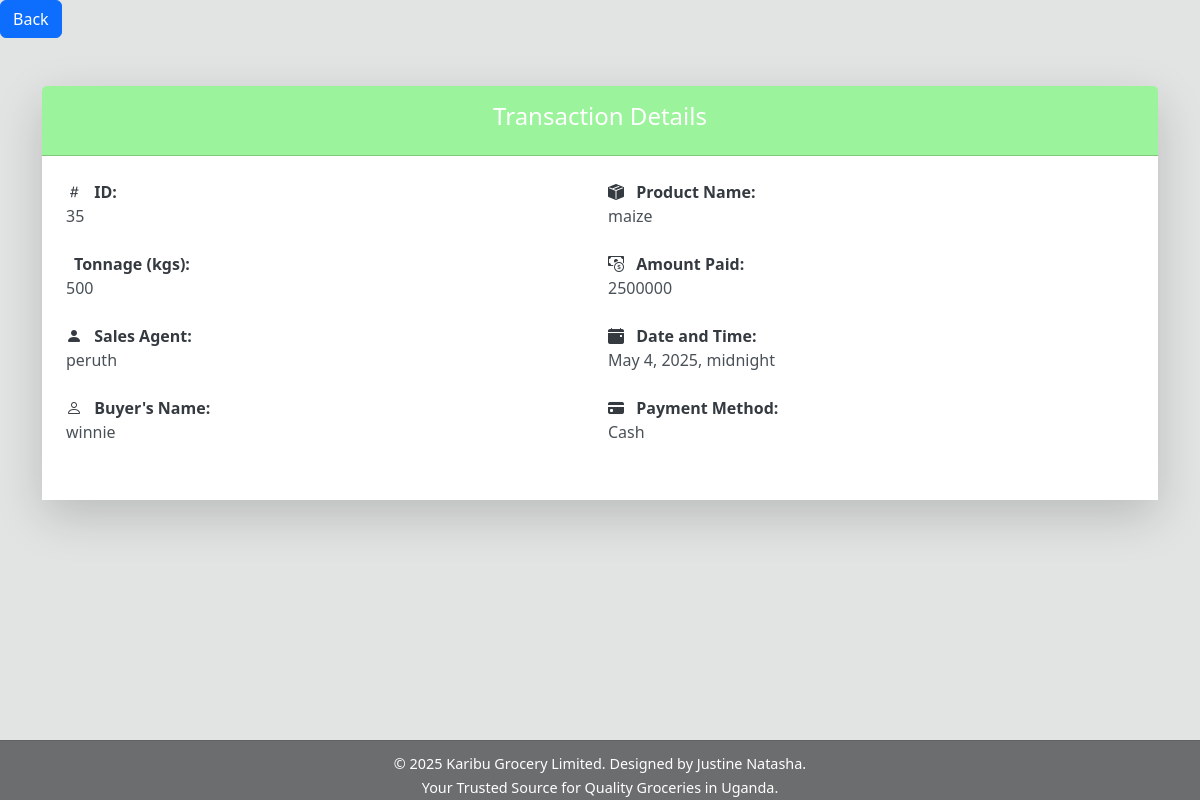
/view/35/ (signed in), run on the app's committed database.
### home/models.py (models this page shows, shortened)
class Sale(models.Model):
    product_name = models.ForeignKey(Stock, on_delete=models.CASCADE, blank=True, null=True)
    tonnage = models.IntegerField(blank=True, null=True, default=0)
    amount_paid = models.IntegerField(default=0, blank=True, null=True)
    buyers_name = models.CharField(max_length=35, blank=False, null=False, default="")
    date_and_time = models.DateTimeField(auto_now_add=True)  # Changed from DateField to DateTimeField
    salesagent_name = models.CharField(blank=True, null=True, max_length=255, default="")
    method_of_payment = models.CharField(
        choices=[("Cash", "Cash"), ("Credit", "Credit")], blank=True, null=True, max_length=255, default="Cash"
    )
    unit_price = models.IntegerField(default=0, blank=True, null=True)
    amount_received = models.FloatField(default=0, blank=True, null=True)

class Stock(models.Model):
    category_name = models.ForeignKey(Category, on_delete=models.CASCADE, blank=True, null=True)
    item_name = models.CharField(max_length=25, default="", blank=True, null=True)
    date = models.DateField(auto_now_add=True)
    time_of_produce = models.DateField(auto_now_add=True)
    tonnage = models.IntegerField(blank=True, null=True, default=0)
    total_quantity = models.IntegerField(blank=True, null=True, default=0)
    cost = models.IntegerField(blank=True, null=True, default=0)
    name_of_dealer = models.CharField(blank=True, null=True, max_length=255)
    branch_name = models.CharField(max_length=255, blank=True, null=True)
    contact = models.CharField(max_length=25)
    unit_price = models.IntegerField(default=0)
    unit_cost = models.IntegerField(default=0)
    current_stock = models.IntegerField()
    received_quantity = models.IntegerField(default=0, blank=True, null=True)
    def __str__(self):
        return self.item_name

### home/views.py (the view)
# urls.py: path('view/<int:pk>/', views.viewsales, name='view'),
@login_required
def viewsales(request, pk):
    sale = get_object_or_404(Sale, pk=pk)
    if request.user.is_manager or request.user.is_salesagent:
        if sale.product_name.branch_name != request.user.assigned_branch.branch_name:
            messages.error(request, 'You can only view sales from your assigned branch')
            return redirect('allsales')
    return render(request, 'home/viewsales.html', {'details': sale})

### home/templates/home/viewsales.html (shortened to what this page needs)
{% load static %}
<!DOCTYPE html>
<html lang="en">
<head>
    <link href="https://cdn.jsdelivr.net/npm/bootstrap@5.3.0/dist/css/bootstrap.min.css" rel="stylesheet">
    <link rel="stylesheet" href="https://cdn.jsdelivr.net/npm/bootstrap-icons@1.10.0/font/bootstrap-icons.css">
</head>
<body>
    {% block content %}
    <a href="/allsales/" class="btn btn-primary mb-3">Back</a>
    <div class="container mt-4">
        <div class="card shadow-lg border-0">
            <div style="background-color: #9bf39b;" class="card-header text-white text-center py-3">
                <h1>Transaction Details</h1>
            </div>
            <div class="card-body bg-white p-4">
                <div class="row g-3">
                    <div class="col-md-6">
                        <strong><i class="bi bi-hash me-2"></i> ID:</strong>
                        <p>{{ details.id }}</p>
                    </div>
                    <div class="col-md-6">
                        <strong><i class="bi bi-box-seam-fill me-2"></i> Product Name:</strong>
                        <p>{{ details.product_name }}</p>
                    </div>
                    <div class="col-md-6">
                        <strong> Tonnage (kgs):</strong>
                        <p>{{ details.tonnage }}</p>
                    </div>
                    <div class="col-md-6">
                        <strong><i class="bi bi-cash-coin me-2"></i> Amount Paid:</strong>
                        <p>{{ details.amount_paid }}</p>
                    </div>
                    <div class="col-md-6">
                        <strong><i class="bi bi-person-fill me-2"></i> Sales Agent:</strong>
                        <p>{{ details.salesagent_name }}</p>
                    </div>
                    <div class="col-md-6">
                        <strong><i class="bi bi-calendar-event-fill me-2"></i> Date and Time:</strong>
                        <p>{{ details.date_and_time }}</p>
                    </div>
                    <div class="col-md-6">
                        <strong><i class="bi bi-person me-2"></i> Buyer's Name:</strong>
                        <p>{{ details.buyers_name }}</p>
                    </div>
                    <div class="col-md-6">
                        <strong><i class="bi bi-credit-card-fill me-2"></i> Payment Method:</strong>
                        <p>{{ details.method_of_payment }}</p>
                    </div>
                </div>
            </div>
        </div>
    </div>
    {% endblock %}
    <footer>
        <p>&copy; 2025 Karibu Grocery Limited. Designed by Justine Natasha.</p>
        <p>Your Trusted Source for Quality Groceries in Uganda.</p>
    </footer>
</body>
</html>

### home/templates/home/viewsales.html (style rules this page uses)
body { background-color: #e2e3e3;; }
.card { margin-top: 2rem; }
.card-header h1 { font-size: 1.5rem; }
.card-body strong { font-weight: bold; color: #343a40; }
.card-body p { margin-bottom: 0.5rem; color: #495057; }
footer { position: fixed; bottom: 0; left: 0px; right: 0px; height: 60px; background-color: #6c6d6e; padding: 10px 0; text-align: center; border-top: 1px solid rgba(0,0,0,0.1); margin: 0; z-index: 100; }
footer p { margin: 0.2rem 0; font-size: 0.9rem; line-height: 1.4; color: #ffffff; }

### data on the page
Sale: id "35", product_name "maize", tonnage "500", amount_paid "2500000", salesagent_name "peruth", date_and_time "May 4, 2025, midnight", buyers_name "winnie", method_of_payment "Cash"
